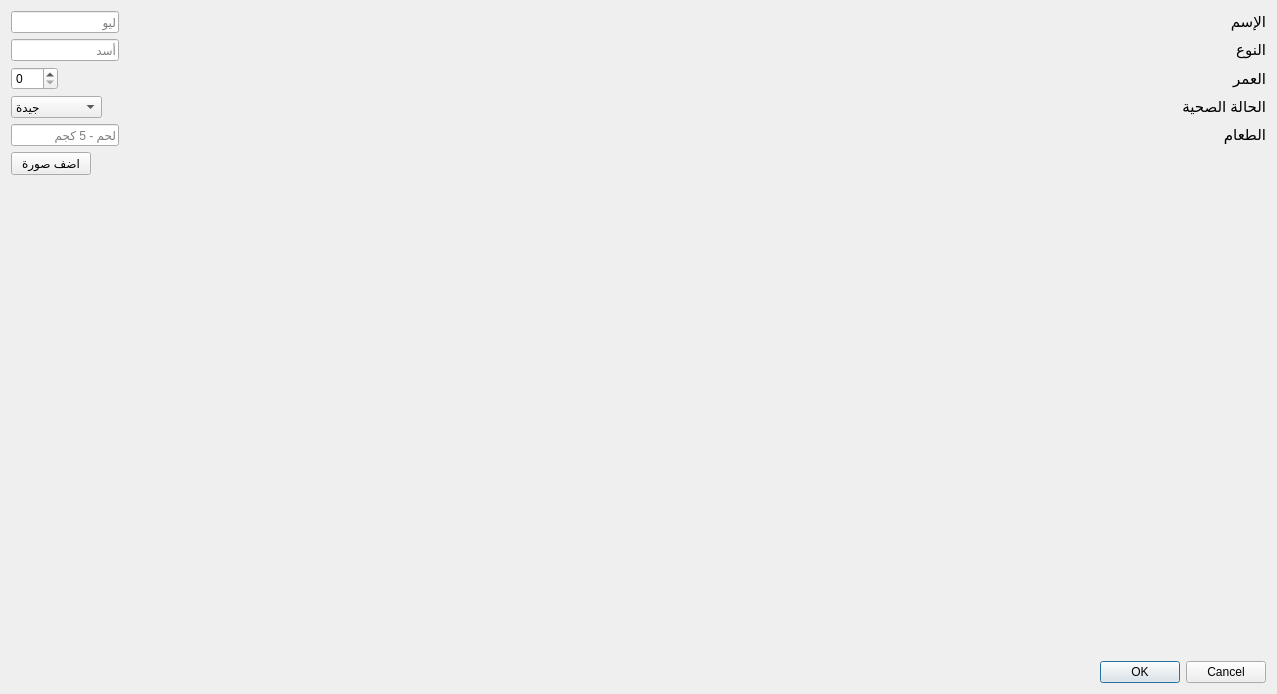
<?xml version="1.0" encoding="UTF-8"?>
<ui version="4.0">
 <class>AddAnimalDialog</class>
 <widget class="QDialog" name="AddAnimalDialog">
  <property name="geometry">
   <rect>
    <x>0</x>
    <y>0</y>
    <width>1277</width>
    <height>694</height>
   </rect>
  </property>
  <property name="windowTitle">
   <string>Dialog</string>
  </property>
  <property name="layoutDirection">
   <enum>Qt::LayoutDirection::LeftToRight</enum>
  </property>
  <property name="styleSheet">
   <string notr="true"/>
  </property>
  <layout class="QVBoxLayout" name="verticalLayout">
   <item>
    <layout class="QFormLayout" name="formLayout">
     <item row="0" column="0">
      <widget class="QLineEdit" name="lineEditName">
       <property name="maximumSize">
        <size>
         <width>16777215</width>
         <height>16777215</height>
        </size>
       </property>
       <property name="placeholderText">
        <string>ليو</string>
       </property>
      </widget>
     </item>
     <item row="0" column="1">
      <widget class="QLabel" name="label">
       <property name="font">
        <font>
         <pointsize>11</pointsize>
        </font>
       </property>
       <property name="text">
        <string>الإسم</string>
       </property>
      </widget>
     </item>
     <item row="1" column="0">
      <widget class="QLineEdit" name="lineEditSpecies">
       <property name="maximumSize">
        <size>
         <width>16777215</width>
         <height>16777215</height>
        </size>
       </property>
       <property name="placeholderText">
        <string>أسد</string>
       </property>
      </widget>
     </item>
     <item row="1" column="1">
      <widget class="QLabel" name="label_2">
       <property name="font">
        <font>
         <pointsize>11</pointsize>
        </font>
       </property>
       <property name="text">
        <string>النوع</string>
       </property>
      </widget>
     </item>
     <item row="2" column="0">
      <widget class="QSpinBox" name="spinBoxAge">
       <property name="maximumSize">
        <size>
         <width>16777215</width>
         <height>16777215</height>
        </size>
       </property>
       <property name="maximum">
        <number>100</number>
       </property>
      </widget>
     </item>
     <item row="2" column="1">
      <widget class="QLabel" name="label_3">
       <property name="font">
        <font>
         <pointsize>11</pointsize>
        </font>
       </property>
       <property name="text">
        <string>العمر</string>
       </property>
      </widget>
     </item>
     <item row="3" column="0">
      <widget class="QComboBox" name="comboHealth">
       <property name="maximumSize">
        <size>
         <width>16777215</width>
         <height>16777215</height>
        </size>
       </property>
       <item>
        <property name="text">
         <string>جيدة</string>
        </property>
       </item>
       <item>
        <property name="text">
         <string>تحتاج متابعة</string>
        </property>
       </item>
       <item>
        <property name="text">
         <string>حرجة</string>
        </property>
       </item>
      </widget>
     </item>
     <item row="3" column="1">
      <widget class="QLabel" name="label_4">
       <property name="font">
        <font>
         <pointsize>11</pointsize>
        </font>
       </property>
       <property name="text">
        <string>الحالة الصحية</string>
       </property>
      </widget>
     </item>
     <item row="4" column="0">
      <widget class="QLineEdit" name="lineEditFood">
       <property name="maximumSize">
        <size>
         <width>16777215</width>
         <height>16777215</height>
        </size>
       </property>
       <property name="placeholderText">
        <string>لحم - 5 كجم</string>
       </property>
      </widget>
     </item>
     <item row="4" column="1">
      <widget class="QLabel" name="label_5">
       <property name="font">
        <font>
         <pointsize>11</pointsize>
        </font>
       </property>
       <property name="text">
        <string>الطعام</string>
       </property>
      </widget>
     </item>
     <item row="5" column="0">
      <widget class="QPushButton" name="btnChooseImage">
       <property name="text">
        <string>اضف صورة</string>
       </property>
      </widget>
     </item>
     <item row="5" column="1">
      <widget class="QLabel" name="lblImagePreview">
       <property name="minimumSize">
        <size>
         <width>100</width>
         <height>100</height>
        </size>
       </property>
       <property name="text">
        <string/>
       </property>
      </widget>
     </item>
    </layout>
   </item>
   <item>
    <widget class="QLabel" name="labelError">
     <property name="text">
      <string/>
     </property>
    </widget>
   </item>
   <item>
    <widget class="QDialogButtonBox" name="buttonBox">
     <property name="orientation">
      <enum>Qt::Orientation::Horizontal</enum>
     </property>
     <property name="standardButtons">
      <set>QDialogButtonBox::StandardButton::Cancel|QDialogButtonBox::StandardButton::Ok</set>
     </property>
    </widget>
   </item>
  </layout>
 </widget>
 <resources/>
 <connections>
  <connection>
   <sender>buttonBox</sender>
   <signal>accepted()</signal>
   <receiver>AddAnimalDialog</receiver>
   <slot>accept()</slot>
   <hints>
    <hint type="sourcelabel">
     <x>248</x>
     <y>254</y>
    </hint>
    <hint type="destinationlabel">
     <x>157</x>
     <y>274</y>
    </hint>
   </hints>
  </connection>
  <connection>
   <sender>buttonBox</sender>
   <signal>rejected()</signal>
   <receiver>AddAnimalDialog</receiver>
   <slot>reject()</slot>
   <hints>
    <hint type="sourcelabel">
     <x>316</x>
     <y>260</y>
    </hint>
    <hint type="destinationlabel">
     <x>286</x>
     <y>274</y>
    </hint>
   </hints>
  </connection>
 </connections>
</ui>
